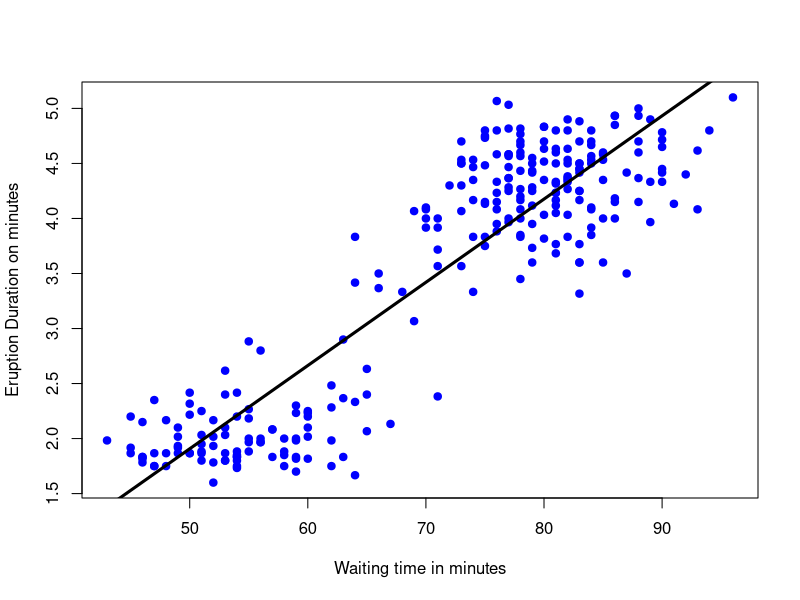

Write the R code that produced this figure.
## ---- chunk 1
lm1 <- lm(eruptions ~ waiting,data=faithful)
plot(faithful$waiting,faithful$eruptions,pch=19,col="blue",xlab="Waiting time in minutes",ylab="Eruption Duration on minutes")
                                    lines(faithful$waiting,lm1$fitted,lwd=3)
